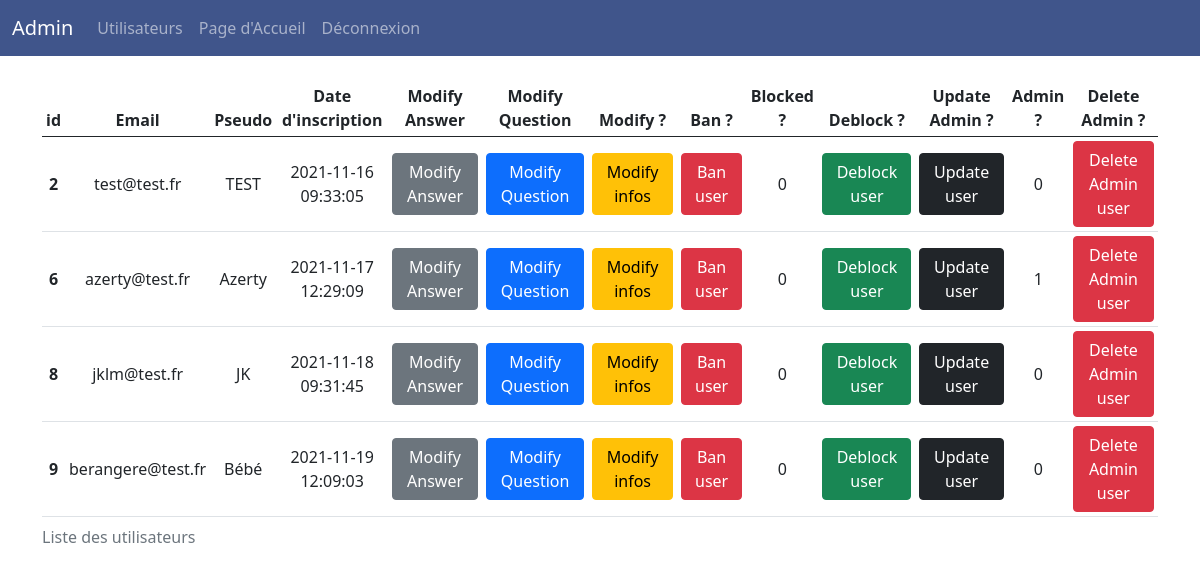
Screenshot of /admin/user.php (signed in) with the database file from the repository.
### tables this page shows
CREATE TABLE IF NOT EXISTS `user` (
  `id` int(11) NOT NULL AUTO_INCREMENT,
  `email` text NOT NULL,
  `pseudo` varchar(30) NOT NULL,
  `password` text NOT NULL,
  `secret` text NOT NULL,
  `creation_date` datetime NOT NULL DEFAULT CURRENT_TIMESTAMP,
  `blocked` int(11) NOT NULL DEFAULT '0',
  `isAdmin` int(11) NOT NULL DEFAULT '0',
  PRIMARY KEY (`id`)
);

### admin/user.php (the view, shortened to what this page needs)
<?php
include('../src/connexion.php');
?>
<!DOCTYPE html>
<html>
<head>
    <?php include '../includes/head.php'; ?>
</head>
<body>
    <?php
    include '../includes/navbarAdmin.php';
    $userReq = $bdd->query('SELECT * FROM user');
    ?>
    <br>
    <div class="container">
        <table class="table table-sm align-middle">
            <caption>Liste des utilisateurs</caption>
            <thead>
                <tr>
                    <th scope="col" class="text-center">id</th>
                    <th scope="col" class="text-center">Email</th>
                    <th scope="col" class="text-center">Pseudo</th>
                    <th scope="col" class="text-center">Date d'inscription</th>
                    <th scope="col" class="text-center">Modify Answer</th>
                    <th scope="col" class="text-center">Modify Question</th>
                    <th scope="col" class="text-center">Modify ?</th>
                    <th scope="col" class="text-center">Ban ?</th>
                    <th scope="col" class="text-center">Blocked ?</th>
                    <th scope="col" class="text-center">Deblock ?</th>
                    <th scope="col" class="text-center">Update Admin ?</th>
                    <th scope="col" class="text-center">Admin ?</th>
                    <th scope="col" class="text-center">Delete Admin ?</th>
                </tr>
            </thead>
            <tbody>
                <?php while ($user = $userReq->fetch()) : ?>
                    <tr>
                        <th scope="row" class="text-center"><?= $user['id'] ?></th>
                        <td class="text-center"><?= $user['email'] ?></td>
                        <td class="text-center"><?= $user['pseudo'] ?></td>
                        <td class="text-center"><?= $user['creation_date'] ?></td>
                        <td class="text-center"><a href="modifyAnswer.php?id=<?= $user['id'] ?>" class="btn btn-secondary">Modify Answer</a></td>
                        <td class="text-center"><a href="modifyQuestion.php?id=<?= $user['id'] ?>" class="btn btn-primary">Modify Question</a></td>
                        <td class="text-center"><a href="modifyUser.php?id=<?= $user['id'] ?>" class="btn btn-warning">Modify infos</a></td>
                        <td class="text-center"><a href="banUser.php?id=<?= $user['id'] ?>" class="btn btn-danger">Ban user</a></td>
                        <td class="text-center"><?= $user['blocked'] ?></td>
                        <td class="text-center"><a href="deblockUser.php?id=<?= $user['id'] ?>" class="btn btn-success">Deblock user</a></td>
                        <td class="text-center"><a href="updateAdmin.php?id=<?= $user['id'] ?>" class="btn btn-dark">Update user</a></td>
                        <td class="text-center"><?= $user['isAdmin'] ?></td>
                        <td class="text-center"><a href="deleteAdmin.php?id=<?= $user['id'] ?>" class="btn btn-danger" onclick="return confirm('Are you sure you want to delete this Admin?');">Delete Admin user</a></td>
                    </tr>
                <?php endwhile ?>
            </tbody>
        </table>
    </div>
</body>
</html>

### rows the page displays
user: id "2", email "test@test.fr", pseudo "TEST", creation_date "2021-11-16 09:33:05", blocked "0", isAdmin "0"
user: id "6", email "azerty@test.fr", pseudo "Azerty", creation_date "2021-11-17 12:29:09", blocked "0", isAdmin "1"
user: id "8", email "jklm@test.fr", pseudo "JK", creation_date "2021-11-18 09:31:45", blocked "0", isAdmin "0"
user: id "9", email "berangere@test.fr", pseudo "Bébé", creation_date "2021-11-19 12:09:03", blocked "0", isAdmin "0"
